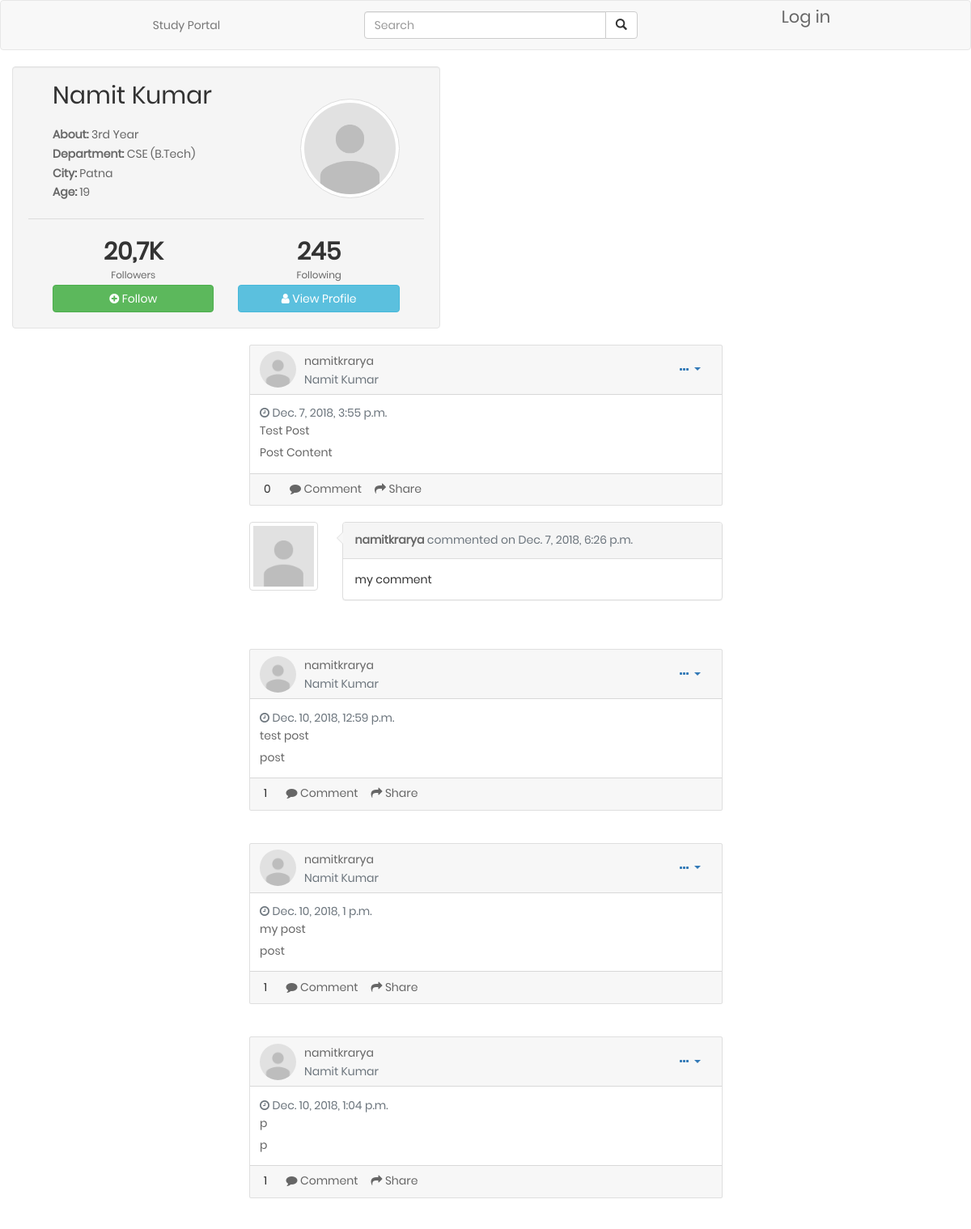
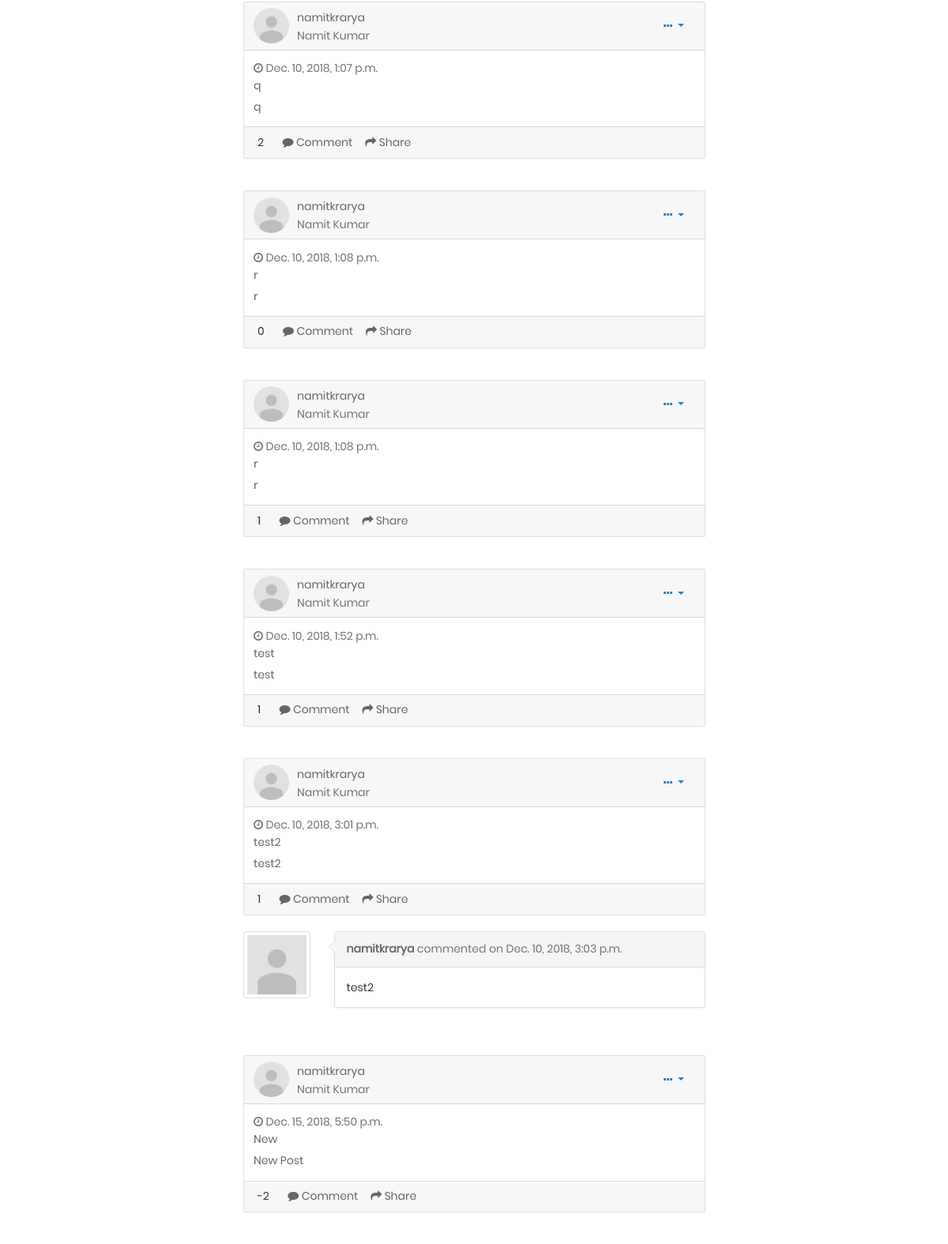
The app's page /profile/1 with its own data (2 pictures, top to bottom).
### profiles/models.py (models this page shows, shortened)
class Profile(models.Model):
    department = models.CharField(max_length=3, choices=DEPARTMENTS, blank=True, help_text='Department')
    age = models.IntegerField()
    first_name = models.CharField(max_length=255)
    last_name = models.CharField(max_length=255)
    degree = models.CharField(max_length=6, choices=DEGREES, blank=True, help_text='Degree')
    description = models.CharField(max_length=255, blank=True)
    profile_picture = models.ImageField(upload_to='images/profile_pictures',
                                        default="images/profile_pictures/default.png")
    city = models.CharField(max_length=255)
    user = models.ForeignKey(User, related_name='profile', on_delete=models.CASCADE, null=True)
    admin_of_courses = models.ManyToManyField(Course, related_name='courses')
    admin = models.BooleanField(default=False)

class Post(models.Model):
    title = models.CharField(max_length=255)
    content = models.TextField()
    created_on = models.DateTimeField(auto_now_add=True)
    author = models.ForeignKey(User, related_name='author',on_delete=models.CASCADE)
    upvote = models.ManyToManyField(User, related_name='upvotes')
    downvote = models.ManyToManyField(User, related_name='downvotes')
    vote_count = models.IntegerField(default = 0)

class Comment(models.Model):
    content = models.TextField()
    created_on = models.DateTimeField(auto_now_add=True)
    author = models.ForeignKey(User,on_delete=models.CASCADE)
    post = models.ForeignKey(Post, related_name='comments', on_delete=models.CASCADE)

### profiles/views.py (the view)
# urls.py: url(r'^profile/(?P<pk>\d+)$', views.profile_detail, name='profile-detail'),
def profile_detail(request, pk):
	profile = Profile.objects.filter(user_id=pk)
	if profile.count() == 0:
		return HttpResponseRedirect(reverse("edit-profile"))
	user = User()
	user = User.objects.get(id=pk)
	posts = Post.objects.filter(author=user)
	template_data = {'posts' : posts, 'profile': profile[0]}
	return render(request, 'profiles/profile_detail.html', template_data)

### profiles/templates/profiles/profile_detail.html (shortened to what this page needs)
{% extends "base.html" %}
{% block profile %}
{% load static %}
    <link rel="stylesheet" type="text/css" href="{% static 'css/profile.css' %}">
    <link rel="stylesheet" href="https://maxcdn.bootstrapcdn.com/bootstrap/3.3.7/css/bootstrap.min.css">
    <link href="//netdna.bootstrapcdn.com/font-awesome/4.0.3/css/font-awesome.min.css" rel="stylesheet">
    <div class="main-container">
        <div class="container">
            <div class="row">
                <div class="well profile">
                    <div class="col-sm-12">
                        <div class="col-xs-12 col-sm-8">
                            <h2>{{ profile.first_name}} {{ profile.last_name }}</h2><br>
                            <p><strong>About: </strong> {{ profile.description }} </p>
                            <p><strong>Department: </strong> {{ profile.department }} ({{profile.degree}}) </p>
                            <p><strong>City: </strong> {{ profile.city }} </p>
                            <p><strong>Age: </strong> {{ profile.age }} </p><br>
                        </div>
                        <div class="col-xs-12 col-sm-4 text-center">
                            <figure>
                                <figcaption class="ratings">
                                    <img src="{{profile.profile_picture.url}}" class="avatar img-circle img-thumbnail" alt="avatar">
                                </figcaption>
                            </figure>
                        </div>
                    </div>
                    <br>
                    <div class="col-xs-12 divider text-center">
                        <br>
                        <div class="col-xs-12 col-sm-6 emphasis">
                            <h2><strong> 20,7K </strong></h2>
                            <p><small>Followers</small></p>
                            <button class="btn btn-success btn-block"><span class="fa fa-plus-circle"></span> Follow </button>
                        </div>
                        <div class="col-xs-12 col-sm-6 emphasis">
                            <h2><strong>245</strong></h2>
                            <p><small>Following</small></p>
                            <button class="btn btn-info btn-block"><span class="fa fa-user"></span> View Profile </button>
                        </div>
                    </div>
                </div>
            </div>
        </div>
    </div>
    <div class="row">
        <div class="col-sm-3"></div>
        <div class="col-sm-6">
            <div class="posts">
                {% include "post.html" with posts=posts %}
            </div>
        </div>
        <div class="col-sm-3"></div>
    </div>
{% endblock %}

### profiles/templates/post.html (shortened to what this page needs)
{% block post %}
    {% load static %}
    <link rel="stylesheet" type="text/css" href="{% static 'css/main.css' %}">
    {% for post in posts %}
        <div class="card gedf-card">
            <div class="card-header">
                <div class="d-flex justify-content-between align-items-center">
                    <div class="d-flex justify-content-between align-items-center">
                        <div class="mr-2">
                            {% if post.author.profile.all.count == 0 %}
                                <img class="rounded-circle" width="45" src="{% static 'images/default.png' %}"/>
                            {% else %}
                                {% for profile in post.author.profile.all %}
                                    <img class="rounded-circle" width="45" src="{{profile.profile_picture.url}}">
                                {% endfor %}
                            {% endif %}
                        </div>
                        <div class="ml-2">
                            {% if post.author.profile.all.count != 0 %}
                                <div class="h5 m-0"><a href="{% url 'profile-detail' post.author.id %}">{{ post.author.username }}</a></div>
                            {% else %}
                                <div class="h5 m-0">{{ post.author.username }}</div>
                            {% endif %}
                            {% if post.author.profile.all.count != 0 %}
                                {% for profile in post.author.profile.all %}
                                    <div class="h7 text-muted">{{ profile.first_name }} {{ profile.last_name }}</div>
                                {% endfor %}
                            {% endif %}
                        </div>
                    </div>
                    <div>
                        <div class="dropdown">
                            <button class="btn btn-link dropdown-toggle" type="button" id="gedf-drop1" data-toggle="dropdown" aria-haspopup="true" aria-expanded="false">
                                <i class="fa fa-ellipsis-h"></i>
                            </button>
                        </div>
                    </div>
                </div>
            </div>
            <div class="card-body">
                <div class="text-muted h7 mb-2"> <i class="fa fa-clock-o"></i> {{ post.created_on }}</div>
                <a class="card-link" href="{% url 'post-detail' post.id %}">
                    <h5 class="card-title">{{ post.title }}</h5>
                </a>
                <p class="card-text">
                    {{ post.content }}
                </p>
            </div>
            <div class="card-footer">
                <span id="votes-{{post.id}}" style="padding-right: 20px; padding-left: 5px;">{{ post.vote_count }}</span>
                <a href="#" class="card-link"><i class="fa fa-comment"></i> Comment</a>
                <a href="#" class="card-link"><i class="fa fa-mail-forward"></i> Share</a>
            </div>
        </div>
        <br>
        <div id="comments-{{post.id}}">
        {% for comment in post.comments.all %}
            <div class="row">
                <div class="col-sm-auto">
                    <div class="thumbnail">
                        {% if comment.author.profile.all.count == 0 %}
                            <img class="img-responsive user-photo" height="75px" width="75px" src="{% static 'images/default.png' %}"/>
                        {% else %}
                            {% for profile in comment.author.profile.all %}
                                <img class="img-responsive user-photo" src="{{profile.profile_picture.url}}">
                            {% endfor %}
                        {% endif %}
                    </div>
                </div>
                <div class="col">
                    <div class="panel panel-default">
                        <div class="panel-heading">
                        {% if comment.author.profile.all.count != 0 %}
                            <a href="{% url 'profile-detail' comment.author.id %}"><strong>{{comment.author}}</strong></a> <span class="text-muted">commented on {{comment.created_on}}</span>
                        {% else %}
                            <strong>{{comment.author}}</strong> <span class="text-muted">commented on {{comment.created_on}}</span>
                        {% endif %}
                        </div>
                        <div class="panel-body">
                            {{comment.content}}
                        </div>
                    </div>
                </div>
            </div>
            <br>
        {% endfor %}
        <br>
        </div>
    {% endfor %}
{% endblock %}

### profiles/static/css/comment.css (style rules this page uses)
.thumbnail { padding:0px; }
.user-photo { height: 75px; width: 75px; }
.panel { position:relative; }
.panel>.panel-heading:after,.panel>.panel-heading:before { position:absolute; top:11px;left:-16px; right:100%; width:0; height:0; display:block; content:" "; border-color:transparent; border-style:solid solid outset; pointer-events:none; }
.panel>.panel-heading:after { border-width:7px; border-right-color:#f7f7f7; margin-top:1px; margin-left:2px; }
.panel>.panel-heading:before { border-right-color:#ddd; border-width:8px; }

### profiles/static/css/profile.css (style rules this page uses)
body { font-family: 'Lato', 'sans-serif'; }
.profile { min-height: 355px; display: inline-block; }
figcaption.ratings { margin-top:20px; }
.divider { border-top:1px solid rgba(0,0,0,0.1); }
.emphasis { border-top: 4px solid transparent; }
.emphasis h2 { margin-bottom:0; }
.container { max-width: 100%; position: relative; }

### profiles/static/css/main.css (style rules this page uses)
* { margin: 0px; padding: 0px; box-sizing: border-box; }
body, html { height: 100%; font-family: Poppins-Regular, sans-serif; }
a { font-family: Poppins-Regular; font-size: 14px; line-height: 1.7; color: #666666; margin: 0px; transition: all 0.4s; -webkit-transition: all 0.4s; -o-transition: all 0.4s; -moz-transition: all 0.4s; }
h1,h2,h3,h4,h5,h6 { margin: 0px; }
p { font-family: Poppins-Regular; font-size: 14px; line-height: 1.7; color: #666666; margin: 0px; }
button { outline: none !important; border: none; background: transparent; }

### records on screen
Profile: first_name "Namit", last_name "Kumar", description "3rd Year", department "CSE", degree "B.Tech", city "Patna", age "19", profile_picture (placeholder picture)
Post: author.username "namitkrarya", created_on "Dec. 7, 2018, 3:55 p.m.", title "Test Post", content "Post Content", vote_count "0"
Comment: author "namitkrarya", created_on "Dec. 7, 2018, 6:26 p.m.", content "my comment"
Post: author.username "namitkrarya", created_on "Dec. 10, 2018, 12:59 p.m.", title "test post", content "post", vote_count "1"
Post: author.username "namitkrarya", created_on "Dec. 10, 2018, 1 p.m.", title "my post", content "post", vote_count "1"
Post: author.username "namitkrarya", created_on "Dec. 10, 2018, 1:04 p.m.", title "p", content "p", vote_count "1"
Post: author.username "namitkrarya", created_on "Dec. 10, 2018, 1:07 p.m.", title "q", content "q", vote_count "2"
Post: author.username "namitkrarya", created_on "Dec. 10, 2018, 1:08 p.m.", title "r", content "r", vote_count "0"
Post: author.username "namitkrarya", created_on "Dec. 10, 2018, 1:08 p.m.", title "r", content "r", vote_count "1"
Post: author.username "namitkrarya", created_on "Dec. 10, 2018, 1:52 p.m.", title "test", content "test", vote_count "1"
Post: author.username "namitkrarya", created_on "Dec. 10, 2018, 3:01 p.m.", title "test2", content "test2", vote_count "1"
Comment: author "namitkrarya", created_on "Dec. 10, 2018, 3:03 p.m.", content "test2"
Post: author.username "namitkrarya", created_on "Dec. 15, 2018, 5:50 p.m.", title "New", content "New Post", vote_count "-2"
